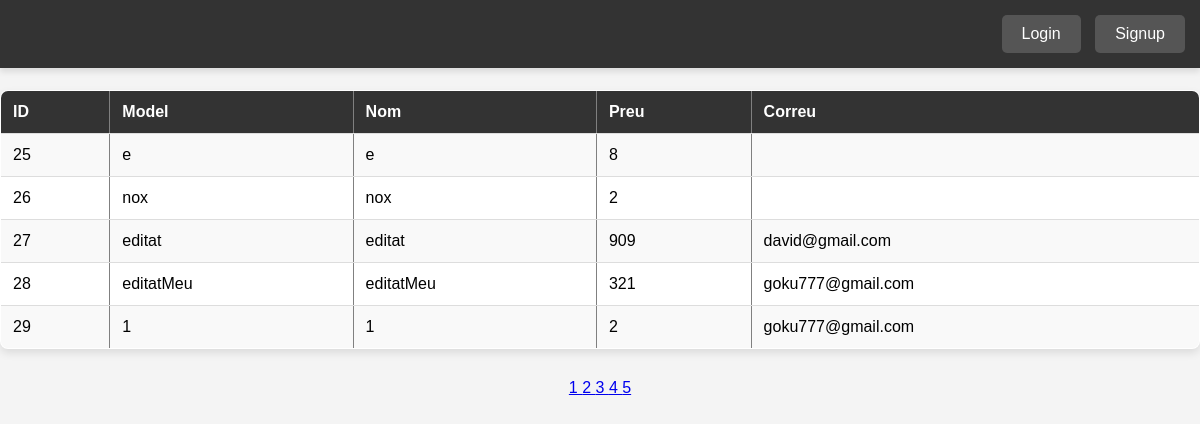
Page /vista/consultar.php?page=4 on the committed database.
### tables this page shows
CREATE TABLE `articles` (
  `id` int(11) NOT NULL,
  `model` varchar(20) NOT NULL,
  `nom` varchar(20) NOT NULL,
  `preu` float NOT NULL,
  `correu` varchar(255) DEFAULT NULL
);

### vista/consultar.php (the view, shortened to what this page needs)
<?php
include_once 'navbar.view.php';
?>
<!DOCTYPE html>
<html lang="en">
<head>
    <link rel="stylesheet" href="css/styles.css">
</head>
<body>
<?php
$articulosPorPagina = 5;
$pagina = isset($_GET['page']) ? (int)$_GET['page'] : 1;
$pagina = max($pagina, 1);
$start = ($pagina - 1) * $articulosPorPagina;
if(!(isset($_SESSION['usuari']))){
    try {
        require '../connexio.php';
        $query = $connexio->query("SELECT COUNT(*) FROM articles");
        $total = $query->fetchColumn();
        $pages = ceil($total / $articulosPorPagina);
        $query = $connexio->prepare("SELECT * FROM articles LIMIT :start, :articulosPorPagina");
        $query->bindValue(':start', $start, PDO::PARAM_INT);
        $query->bindValue(':articulosPorPagina', $articulosPorPagina, PDO::PARAM_INT);
        $query->execute();
        $fetch = $query->fetchAll(PDO::FETCH_ASSOC);
        if ($fetch) {
            echo "<table border='1'>";
            echo "<tr><th>ID</th><th>Model</th><th>Nom</th><th>Preu</th><th>Correu</th></tr>";
            foreach ($fetch as $entrada) {
                echo "<tr>
                    <td>".$entrada['id']."</td>
                    <td>".$entrada['model']."</td>
                    <td>".$entrada['nom']."</td>
                    <td>".$entrada['preu']."</td>
                    <td>".$entrada['correu']."</td>
                    </tr>";
            }
            echo "</table>";
        } else {
            echo "<br>No se encontraron artículos.";
        }
        if ($pages > 1): ?>
            <?php for ($i = 1; $i <= $pages; $i++): ?>
                <a href="?page=<?= htmlspecialchars($i); ?>"
                   class="<?= $i === $pagina ? 'active' : ''; ?>">
                    <?= htmlspecialchars($i); ?>
                </a>
            <?php endfor; ?>
        <?php endif; ?>
    <?php
    } catch (PDOException $e) {
        echo "Error: " . $e->getMessage();
    }
}
?>
</body>
</html>

### vista/navbar.view.php (shortened to what this page needs)
<!DOCTYPE html>
<html lang="en">
<head>
    <link rel="stylesheet" href="../css/styles.css">
</head>
<body>
<?php
$vistaDir = "../vista";
?>
<nav>
    <div class="right">
        <?php if (isset($_SESSION['usuari'])): ?>
            <a href="../controlador/logout.php"><button>Logout</button></a>
            <a href="<?= $vistaDir ?>/reiniciarPassword.php"><button>Canviar contrassenya</button></a>
        <?php else: ?>
            <a href="<?= $vistaDir ?>/login.php"><button>Login</button></a>
            <a href="<?= $vistaDir ?>/signup.php"><button>Signup</button></a>
        <?php endif; ?>
    </div>
</nav>
</body>
</html>

### css/styles.css (style rules this page uses)
* { margin: 0; padding: 0; box-sizing: border-box; }
body { font-family: Arial, sans-serif; background-color: #f4f4f4; padding-top: 60px; text-align: center; }
nav { background-color: #333; color: white; padding: 15px; display: flex; justify-content: space-between; align-items: center; position: fixed; top: 0; left: 0; width: 100%; z-index: 1000; box-shadow: 0 4px 6px rgba(0, 0, 0, 0.1); }
nav .right a button { background-color: #555; color: white; border: none; padding: 10px 20px; margin-left: 10px; cursor: pointer; font-size: 16px; border-radius: 5px; transition: background-color 0.3s ease; }
table { width: 100%; border-collapse: collapse; margin: 30px 0; background-color: white; box-shadow: 0 4px 8px rgba(0, 0, 0, 0.1); border-radius: 8px; overflow: hidden; }
table th, table td { padding: 12px; text-align: left; border-bottom: 1px solid #ddd; }
table th { background-color: #333; color: white; }
table tr:nth-child(even) { background-color: #f9f9f9; }
button { background-color: #333; color: white; border: none; padding: 10px 20px; font-size: 16px; cursor: pointer; border-radius: 5px; transition: background-color 0.3s ease; }

### rows in the picture
articles: id "25", model "e", nom "e", preu "8"
articles: id "26", model "nox", nom "nox", preu "2"
articles: id "27", model "editat", nom "editat", preu "909", correu "david@gmail.com"
articles: id "28", model "editatMeu", nom "editatMeu", preu "321", correu "goku777@gmail.com"
articles: id "29", model "1", nom "1", preu "2", correu "goku777@gmail.com"
